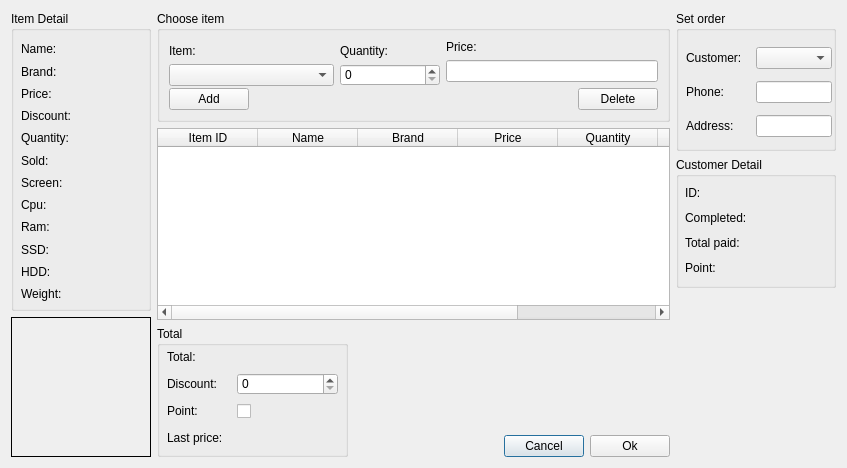
<?xml version="1.0" encoding="UTF-8"?>
<ui version="4.0">
 <class>SetOrderForm</class>
 <widget class="QDialog" name="SetOrderForm">
  <property name="geometry">
   <rect>
    <x>0</x>
    <y>0</y>
    <width>847</width>
    <height>462</height>
   </rect>
  </property>
  <property name="maximumSize">
   <size>
    <width>16777215</width>
    <height>16777215</height>
   </size>
  </property>
  <property name="windowTitle">
   <string>Add order</string>
  </property>
  <layout class="QGridLayout" name="gridLayout_3">
   <item row="0" column="0">
    <layout class="QVBoxLayout" name="verticalLayout_10">
     <item>
      <widget class="QGroupBox" name="groupBox">
       <property name="minimumSize">
        <size>
         <width>140</width>
         <height>300</height>
        </size>
       </property>
       <property name="maximumSize">
        <size>
         <width>140</width>
         <height>300</height>
        </size>
       </property>
       <property name="title">
        <string>Item Detail</string>
       </property>
       <widget class="QWidget" name="layoutWidget">
        <property name="geometry">
         <rect>
          <x>70</x>
          <y>30</y>
          <width>61</width>
          <height>261</height>
         </rect>
        </property>
        <layout class="QVBoxLayout" name="verticalLayout_2">
         <item>
          <widget class="QLabel" name="name">
           <property name="text">
            <string/>
           </property>
          </widget>
         </item>
         <item>
          <widget class="QLabel" name="brand">
           <property name="text">
            <string/>
           </property>
          </widget>
         </item>
         <item>
          <widget class="QLabel" name="price">
           <property name="text">
            <string/>
           </property>
          </widget>
         </item>
         <item>
          <widget class="QLabel" name="discount">
           <property name="text">
            <string/>
           </property>
          </widget>
         </item>
         <item>
          <widget class="QLabel" name="quantity">
           <property name="text">
            <string/>
           </property>
          </widget>
         </item>
         <item>
          <widget class="QLabel" name="sold">
           <property name="text">
            <string/>
           </property>
          </widget>
         </item>
         <item>
          <widget class="QLabel" name="screen">
           <property name="text">
            <string/>
           </property>
          </widget>
         </item>
         <item>
          <widget class="QLabel" name="cpu">
           <property name="text">
            <string/>
           </property>
          </widget>
         </item>
         <item>
          <widget class="QLabel" name="ram">
           <property name="text">
            <string/>
           </property>
          </widget>
         </item>
         <item>
          <widget class="QLabel" name="ssd">
           <property name="text">
            <string/>
           </property>
          </widget>
         </item>
         <item>
          <widget class="QLabel" name="hdd">
           <property name="text">
            <string/>
           </property>
          </widget>
         </item>
         <item>
          <widget class="QLabel" name="weight">
           <property name="text">
            <string/>
           </property>
          </widget>
         </item>
        </layout>
       </widget>
       <widget class="QWidget" name="layoutWidget_2">
        <property name="geometry">
         <rect>
          <x>10</x>
          <y>30</y>
          <width>51</width>
          <height>261</height>
         </rect>
        </property>
        <layout class="QVBoxLayout" name="verticalLayout">
         <item>
          <widget class="QLabel" name="label_11">
           <property name="text">
            <string>Name:</string>
           </property>
          </widget>
         </item>
         <item>
          <widget class="QLabel" name="label_12">
           <property name="text">
            <string>Brand:</string>
           </property>
          </widget>
         </item>
         <item>
          <widget class="QLabel" name="label_13">
           <property name="text">
            <string>Price:</string>
           </property>
          </widget>
         </item>
         <item>
          <widget class="QLabel" name="label_14">
           <property name="text">
            <string>Discount:</string>
           </property>
          </widget>
         </item>
         <item>
          <widget class="QLabel" name="label_15">
           <property name="text">
            <string>Quantity:</string>
           </property>
          </widget>
         </item>
         <item>
          <widget class="QLabel" name="label_16">
           <property name="text">
            <string>Sold:</string>
           </property>
          </widget>
         </item>
         <item>
          <widget class="QLabel" name="label_17">
           <property name="text">
            <string>Screen:</string>
           </property>
          </widget>
         </item>
         <item>
          <widget class="QLabel" name="label_18">
           <property name="text">
            <string>Cpu:</string>
           </property>
          </widget>
         </item>
         <item>
          <widget class="QLabel" name="label_19">
           <property name="text">
            <string>Ram:</string>
           </property>
          </widget>
         </item>
         <item>
          <widget class="QLabel" name="label_20">
           <property name="text">
            <string>SSD:</string>
           </property>
          </widget>
         </item>
         <item>
          <widget class="QLabel" name="label_21">
           <property name="text">
            <string>HDD:</string>
           </property>
          </widget>
         </item>
         <item>
          <widget class="QLabel" name="label_22">
           <property name="text">
            <string>Weight:</string>
           </property>
          </widget>
         </item>
        </layout>
       </widget>
      </widget>
     </item>
     <item>
      <widget class="QLabel" name="lblImage">
       <property name="minimumSize">
        <size>
         <width>140</width>
         <height>140</height>
        </size>
       </property>
       <property name="maximumSize">
        <size>
         <width>140</width>
         <height>140</height>
        </size>
       </property>
       <property name="frameShape">
        <enum>QFrame::Panel</enum>
       </property>
       <property name="text">
        <string/>
       </property>
      </widget>
     </item>
     <item>
      <spacer name="verticalSpacer_3">
       <property name="orientation">
        <enum>Qt::Vertical</enum>
       </property>
       <property name="sizeHint" stdset="0">
        <size>
         <width>20</width>
         <height>40</height>
        </size>
       </property>
      </spacer>
     </item>
    </layout>
   </item>
   <item row="0" column="1">
    <layout class="QGridLayout" name="gridLayout_2">
     <item row="3" column="2">
      <widget class="QPushButton" name="btnCancel">
       <property name="text">
        <string>Cancel</string>
       </property>
      </widget>
     </item>
     <item row="2" column="0" rowspan="2">
      <widget class="QGroupBox" name="groupBox_4">
       <property name="minimumSize">
        <size>
         <width>191</width>
         <height>131</height>
        </size>
       </property>
       <property name="maximumSize">
        <size>
         <width>191</width>
         <height>131</height>
        </size>
       </property>
       <property name="title">
        <string>Total</string>
       </property>
       <widget class="QWidget" name="layoutWidget">
        <property name="geometry">
         <rect>
          <x>10</x>
          <y>20</y>
          <width>61</width>
          <height>102</height>
         </rect>
        </property>
        <layout class="QVBoxLayout" name="verticalLayout_11">
         <item>
          <widget class="QLabel" name="label_8">
           <property name="minimumSize">
            <size>
             <width>0</width>
             <height>22</height>
            </size>
           </property>
           <property name="maximumSize">
            <size>
             <width>16777215</width>
             <height>22</height>
            </size>
           </property>
           <property name="text">
            <string>Total:</string>
           </property>
          </widget>
         </item>
         <item>
          <widget class="QLabel" name="label_9">
           <property name="minimumSize">
            <size>
             <width>0</width>
             <height>22</height>
            </size>
           </property>
           <property name="maximumSize">
            <size>
             <width>16777215</width>
             <height>22</height>
            </size>
           </property>
           <property name="text">
            <string>Discount:</string>
           </property>
          </widget>
         </item>
         <item>
          <widget class="QLabel" name="label_10">
           <property name="minimumSize">
            <size>
             <width>0</width>
             <height>22</height>
            </size>
           </property>
           <property name="maximumSize">
            <size>
             <width>16777215</width>
             <height>22</height>
            </size>
           </property>
           <property name="text">
            <string>Point:</string>
           </property>
          </widget>
         </item>
         <item>
          <widget class="QLabel" name="label_33">
           <property name="minimumSize">
            <size>
             <width>0</width>
             <height>22</height>
            </size>
           </property>
           <property name="maximumSize">
            <size>
             <width>16777215</width>
             <height>22</height>
            </size>
           </property>
           <property name="text">
            <string>Last price:</string>
           </property>
          </widget>
         </item>
        </layout>
       </widget>
       <widget class="QWidget" name="layoutWidget">
        <property name="geometry">
         <rect>
          <x>80</x>
          <y>20</y>
          <width>101</width>
          <height>102</height>
         </rect>
        </property>
        <layout class="QVBoxLayout" name="verticalLayout_12">
         <item>
          <widget class="QLabel" name="lblTotal">
           <property name="minimumSize">
            <size>
             <width>0</width>
             <height>22</height>
            </size>
           </property>
           <property name="maximumSize">
            <size>
             <width>16777215</width>
             <height>22</height>
            </size>
           </property>
           <property name="text">
            <string/>
           </property>
          </widget>
         </item>
         <item>
          <widget class="QSpinBox" name="spinBoxDiscount">
           <property name="minimumSize">
            <size>
             <width>0</width>
             <height>22</height>
            </size>
           </property>
           <property name="maximumSize">
            <size>
             <width>16777215</width>
             <height>22</height>
            </size>
           </property>
          </widget>
         </item>
         <item>
          <widget class="QCheckBox" name="cboxUsePoint">
           <property name="minimumSize">
            <size>
             <width>0</width>
             <height>22</height>
            </size>
           </property>
           <property name="maximumSize">
            <size>
             <width>16777215</width>
             <height>22</height>
            </size>
           </property>
           <property name="text">
            <string/>
           </property>
          </widget>
         </item>
         <item>
          <widget class="QLabel" name="lblLastPrice">
           <property name="minimumSize">
            <size>
             <width>0</width>
             <height>22</height>
            </size>
           </property>
           <property name="maximumSize">
            <size>
             <width>16777215</width>
             <height>22</height>
            </size>
           </property>
           <property name="text">
            <string/>
           </property>
          </widget>
         </item>
        </layout>
       </widget>
      </widget>
     </item>
     <item row="3" column="3">
      <widget class="QPushButton" name="btnOk">
       <property name="text">
        <string>Ok</string>
       </property>
      </widget>
     </item>
     <item row="3" column="1">
      <spacer name="horizontalSpacer_2">
       <property name="orientation">
        <enum>Qt::Horizontal</enum>
       </property>
       <property name="sizeHint" stdset="0">
        <size>
         <width>40</width>
         <height>20</height>
        </size>
       </property>
      </spacer>
     </item>
     <item row="2" column="2" colspan="2">
      <widget class="QLabel" name="label_24">
       <property name="text">
        <string/>
       </property>
      </widget>
     </item>
     <item row="0" column="0" colspan="4">
      <widget class="QGroupBox" name="groupBox_2">
       <property name="minimumSize">
        <size>
         <width>0</width>
         <height>111</height>
        </size>
       </property>
       <property name="maximumSize">
        <size>
         <width>16777215</width>
         <height>111</height>
        </size>
       </property>
       <property name="title">
        <string>Choose item</string>
       </property>
       <layout class="QGridLayout" name="gridLayout">
        <item row="0" column="0">
         <layout class="QVBoxLayout" name="verticalLayout_5">
          <item>
           <widget class="QLabel" name="label_5">
            <property name="minimumSize">
             <size>
              <width>165</width>
              <height>22</height>
             </size>
            </property>
            <property name="maximumSize">
             <size>
              <width>16777215</width>
              <height>22</height>
             </size>
            </property>
            <property name="text">
             <string>Item:</string>
            </property>
           </widget>
          </item>
          <item>
           <widget class="QComboBox" name="cbBoxItem">
            <property name="minimumSize">
             <size>
              <width>165</width>
              <height>22</height>
             </size>
            </property>
            <property name="maximumSize">
             <size>
              <width>16777215</width>
              <height>22</height>
             </size>
            </property>
           </widget>
          </item>
         </layout>
        </item>
        <item row="0" column="1">
         <layout class="QVBoxLayout" name="verticalLayout_6">
          <item>
           <widget class="QLabel" name="label_6">
            <property name="minimumSize">
             <size>
              <width>100</width>
              <height>22</height>
             </size>
            </property>
            <property name="maximumSize">
             <size>
              <width>16777215</width>
              <height>22</height>
             </size>
            </property>
            <property name="text">
             <string>Quantity:</string>
            </property>
           </widget>
          </item>
          <item>
           <widget class="QSpinBox" name="spinBoxQuantity">
            <property name="minimumSize">
             <size>
              <width>100</width>
              <height>22</height>
             </size>
            </property>
            <property name="maximumSize">
             <size>
              <width>999</width>
              <height>22</height>
             </size>
            </property>
           </widget>
          </item>
         </layout>
        </item>
        <item row="0" column="2">
         <layout class="QVBoxLayout" name="verticalLayout_7">
          <item>
           <widget class="QLabel" name="lblPrice">
            <property name="text">
             <string>Price:</string>
            </property>
           </widget>
          </item>
          <item>
           <widget class="QLineEdit" name="lnPrice"/>
          </item>
         </layout>
        </item>
        <item row="1" column="0" colspan="3">
         <layout class="QHBoxLayout" name="horizontalLayout">
          <item>
           <widget class="QPushButton" name="btnAdd">
            <property name="minimumSize">
             <size>
              <width>0</width>
              <height>22</height>
             </size>
            </property>
            <property name="maximumSize">
             <size>
              <width>16777215</width>
              <height>22</height>
             </size>
            </property>
            <property name="text">
             <string>Add</string>
            </property>
           </widget>
          </item>
          <item>
           <spacer name="horizontalSpacer">
            <property name="orientation">
             <enum>Qt::Horizontal</enum>
            </property>
            <property name="sizeHint" stdset="0">
             <size>
              <width>40</width>
              <height>20</height>
             </size>
            </property>
           </spacer>
          </item>
          <item>
           <widget class="QPushButton" name="btnDelete">
            <property name="minimumSize">
             <size>
              <width>0</width>
              <height>22</height>
             </size>
            </property>
            <property name="maximumSize">
             <size>
              <width>16777215</width>
              <height>22</height>
             </size>
            </property>
            <property name="text">
             <string>Delete</string>
            </property>
           </widget>
          </item>
         </layout>
        </item>
       </layout>
      </widget>
     </item>
     <item row="1" column="0" colspan="4">
      <widget class="QTableWidget" name="tableWidget">
       <property name="editTriggers">
        <set>QAbstractItemView::NoEditTriggers</set>
       </property>
       <property name="selectionMode">
        <enum>QAbstractItemView::SingleSelection</enum>
       </property>
       <property name="selectionBehavior">
        <enum>QAbstractItemView::SelectRows</enum>
       </property>
       <attribute name="verticalHeaderVisible">
        <bool>false</bool>
       </attribute>
       <column>
        <property name="text">
         <string>Item ID</string>
        </property>
       </column>
       <column>
        <property name="text">
         <string>Name</string>
        </property>
       </column>
       <column>
        <property name="text">
         <string>Brand</string>
        </property>
       </column>
       <column>
        <property name="text">
         <string>Price</string>
        </property>
       </column>
       <column>
        <property name="text">
         <string>Quantity</string>
        </property>
       </column>
       <column>
        <property name="text">
         <string>Discount</string>
        </property>
       </column>
       <column>
        <property name="text">
         <string>Total</string>
        </property>
       </column>
      </widget>
     </item>
    </layout>
   </item>
   <item row="0" column="2">
    <layout class="QVBoxLayout" name="verticalLayout_15">
     <item>
      <widget class="QGroupBox" name="groupBox_5">
       <property name="minimumSize">
        <size>
         <width>160</width>
         <height>140</height>
        </size>
       </property>
       <property name="maximumSize">
        <size>
         <width>160</width>
         <height>140</height>
        </size>
       </property>
       <property name="title">
        <string>Set order</string>
       </property>
       <widget class="QWidget" name="layoutWidget">
        <property name="geometry">
         <rect>
          <x>10</x>
          <y>30</y>
          <width>65</width>
          <height>102</height>
         </rect>
        </property>
        <layout class="QVBoxLayout" name="verticalLayout_4">
         <item>
          <widget class="QLabel" name="lblCustomer">
           <property name="minimumSize">
            <size>
             <width>0</width>
             <height>22</height>
            </size>
           </property>
           <property name="maximumSize">
            <size>
             <width>16777215</width>
             <height>22</height>
            </size>
           </property>
           <property name="text">
            <string>Customer:</string>
           </property>
          </widget>
         </item>
         <item>
          <widget class="QLabel" name="label_3">
           <property name="minimumSize">
            <size>
             <width>0</width>
             <height>22</height>
            </size>
           </property>
           <property name="maximumSize">
            <size>
             <width>16777215</width>
             <height>22</height>
            </size>
           </property>
           <property name="text">
            <string>Phone:</string>
           </property>
          </widget>
         </item>
         <item>
          <widget class="QLabel" name="label_4">
           <property name="minimumSize">
            <size>
             <width>0</width>
             <height>22</height>
            </size>
           </property>
           <property name="maximumSize">
            <size>
             <width>16777215</width>
             <height>22</height>
            </size>
           </property>
           <property name="text">
            <string>Address:</string>
           </property>
          </widget>
         </item>
        </layout>
       </widget>
       <widget class="QWidget" name="layoutWidget">
        <property name="geometry">
         <rect>
          <x>80</x>
          <y>30</y>
          <width>76</width>
          <height>102</height>
         </rect>
        </property>
        <layout class="QVBoxLayout" name="verticalLayout_3">
         <item>
          <widget class="QComboBox" name="cbBoxCustomer">
           <property name="minimumSize">
            <size>
             <width>0</width>
             <height>22</height>
            </size>
           </property>
           <property name="maximumSize">
            <size>
             <width>16777215</width>
             <height>22</height>
            </size>
           </property>
          </widget>
         </item>
         <item>
          <widget class="QLineEdit" name="lnPhone">
           <property name="minimumSize">
            <size>
             <width>0</width>
             <height>22</height>
            </size>
           </property>
           <property name="maximumSize">
            <size>
             <width>16777215</width>
             <height>22</height>
            </size>
           </property>
           <property name="inputMask">
            <string>9999999999</string>
           </property>
          </widget>
         </item>
         <item>
          <widget class="QLineEdit" name="lnAddress">
           <property name="minimumSize">
            <size>
             <width>0</width>
             <height>22</height>
            </size>
           </property>
           <property name="maximumSize">
            <size>
             <width>16777215</width>
             <height>22</height>
            </size>
           </property>
          </widget>
         </item>
        </layout>
       </widget>
      </widget>
     </item>
     <item>
      <widget class="QGroupBox" name="groupBoxCustomer">
       <property name="minimumSize">
        <size>
         <width>160</width>
         <height>131</height>
        </size>
       </property>
       <property name="maximumSize">
        <size>
         <width>160</width>
         <height>131</height>
        </size>
       </property>
       <property name="title">
        <string>Customer Detail</string>
       </property>
       <widget class="QWidget" name="layoutWidget_3">
        <property name="geometry">
         <rect>
          <x>82</x>
          <y>24</y>
          <width>71</width>
          <height>101</height>
         </rect>
        </property>
        <layout class="QVBoxLayout" name="verticalLayout_9">
         <item>
          <widget class="QLabel" name="lblID">
           <property name="minimumSize">
            <size>
             <width>0</width>
             <height>15</height>
            </size>
           </property>
           <property name="maximumSize">
            <size>
             <width>16777215</width>
             <height>15</height>
            </size>
           </property>
           <property name="text">
            <string/>
           </property>
          </widget>
         </item>
         <item>
          <widget class="QLabel" name="lblCompleted">
           <property name="minimumSize">
            <size>
             <width>0</width>
             <height>15</height>
            </size>
           </property>
           <property name="maximumSize">
            <size>
             <width>16777215</width>
             <height>15</height>
            </size>
           </property>
           <property name="text">
            <string/>
           </property>
          </widget>
         </item>
         <item>
          <widget class="QLabel" name="lblPaid">
           <property name="minimumSize">
            <size>
             <width>0</width>
             <height>15</height>
            </size>
           </property>
           <property name="maximumSize">
            <size>
             <width>16777215</width>
             <height>15</height>
            </size>
           </property>
           <property name="text">
            <string/>
           </property>
          </widget>
         </item>
         <item>
          <widget class="QLabel" name="lblPoint">
           <property name="minimumSize">
            <size>
             <width>0</width>
             <height>15</height>
            </size>
           </property>
           <property name="maximumSize">
            <size>
             <width>16777215</width>
             <height>15</height>
            </size>
           </property>
           <property name="text">
            <string/>
           </property>
          </widget>
         </item>
        </layout>
       </widget>
       <widget class="QWidget" name="layoutWidget">
        <property name="geometry">
         <rect>
          <x>9</x>
          <y>24</y>
          <width>61</width>
          <height>101</height>
         </rect>
        </property>
        <layout class="QVBoxLayout" name="verticalLayout_8">
         <item>
          <widget class="QLabel" name="label_25">
           <property name="minimumSize">
            <size>
             <width>0</width>
             <height>15</height>
            </size>
           </property>
           <property name="maximumSize">
            <size>
             <width>16777215</width>
             <height>15</height>
            </size>
           </property>
           <property name="text">
            <string>ID:</string>
           </property>
          </widget>
         </item>
         <item>
          <widget class="QLabel" name="label_26">
           <property name="minimumSize">
            <size>
             <width>0</width>
             <height>15</height>
            </size>
           </property>
           <property name="maximumSize">
            <size>
             <width>16777215</width>
             <height>15</height>
            </size>
           </property>
           <property name="text">
            <string>Completed:</string>
           </property>
          </widget>
         </item>
         <item>
          <widget class="QLabel" name="label_27">
           <property name="minimumSize">
            <size>
             <width>0</width>
             <height>15</height>
            </size>
           </property>
           <property name="maximumSize">
            <size>
             <width>16777215</width>
             <height>15</height>
            </size>
           </property>
           <property name="text">
            <string>Total paid:</string>
           </property>
          </widget>
         </item>
         <item>
          <widget class="QLabel" name="point">
           <property name="minimumSize">
            <size>
             <width>0</width>
             <height>15</height>
            </size>
           </property>
           <property name="maximumSize">
            <size>
             <width>16777215</width>
             <height>15</height>
            </size>
           </property>
           <property name="text">
            <string>Point:</string>
           </property>
          </widget>
         </item>
        </layout>
       </widget>
      </widget>
     </item>
     <item>
      <spacer name="verticalSpacer_4">
       <property name="orientation">
        <enum>Qt::Vertical</enum>
       </property>
       <property name="sizeHint" stdset="0">
        <size>
         <width>20</width>
         <height>40</height>
        </size>
       </property>
      </spacer>
     </item>
    </layout>
   </item>
  </layout>
 </widget>
 <tabstops>
  <tabstop>cbBoxItem</tabstop>
  <tabstop>spinBoxQuantity</tabstop>
  <tabstop>lnPrice</tabstop>
  <tabstop>btnAdd</tabstop>
  <tabstop>btnDelete</tabstop>
  <tabstop>cbBoxCustomer</tabstop>
  <tabstop>lnPhone</tabstop>
  <tabstop>lnAddress</tabstop>
  <tabstop>tableWidget</tabstop>
  <tabstop>spinBoxDiscount</tabstop>
  <tabstop>cboxUsePoint</tabstop>
  <tabstop>btnCancel</tabstop>
  <tabstop>btnOk</tabstop>
 </tabstops>
 <resources/>
 <connections/>
</ui>
